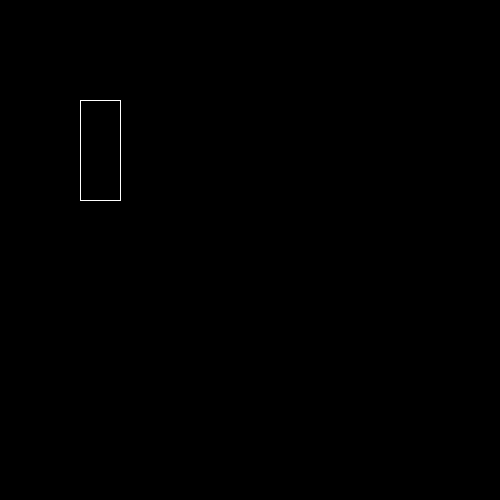
Frame 1 (no input)
Frame 60 (the mouse pressed at the canvas centre just before this capture): identical to frame 1, image omitted
Frame 120 (the mouse held since frame 60 and released just before this capture): identical to frame 1, image omitted

The Processing sketch that drew this single still picture (run headless with seeded random() and noise(); from frame 60 on, the mouse is pressed at the canvas centre):

// Processing sketch: HO9_opdracht_4
// ── HO9_opdracht_4.pde
 void setup(){
  size(500,500);
  
}

void draw(){
  background(0,0,0);
  stroke(255,255,255);
  vierkant(80,100,40,100);
}

void vierkant( int x, int y, int b, int h){
  line(x,y,x+b,y);
  line(x,y+h,x+b,y+h);
  line(x,y,x,y+h);
  line(x+b,y,x+b,y+h);
}
